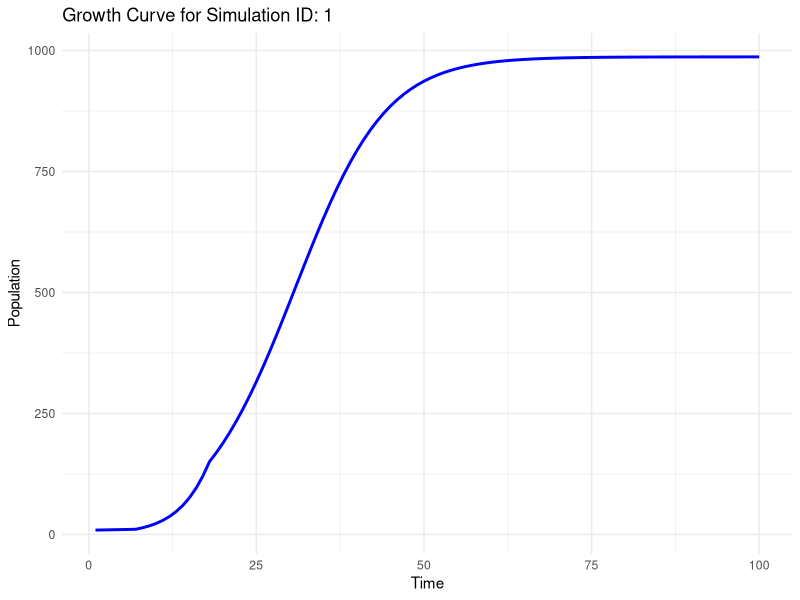

Write the R code that produced this figure.
#DNA to protein ttranslation function
translate_dna_to_protein <- function(dna_seq) {
  codon_table <- list(
    "UUU"="F", "UUC"="F",  # Phenylalanine
    "UUA"="L", "UUG"="L",  # Leucine
    "UCU"="S", "UCC"="S", "UCA"="S", "UCG"="S",  # Serine
    "UAU"="Y", "UAC"="Y",  # Tyrosine
    "UAA"="STOP", "UAG"="STOP", "UGA"="STOP",  # Stop codons
    "UGU"="C", "UGC"="C",  # Cysteine
    "UGG"="W",  # Tryptophan
    "CUU"="L", "CUC"="L", "CUA"="L", "CUG"="L",  # Leucine
    "CCU"="P", "CCC"="P", "CCA"="P", "CCG"="P",  # Proline
    "CAU"="H", "CAC"="H",  # Histidine
    "CAA"="Q", "CAG"="Q",  # Glutamine
    "CGU"="R", "CGC"="R", "CGA"="R", "CGG"="R",  # Arginine
    "AUU"="I", "AUC"="I", "AUA"="I",  # Isoleucine
    "AUG"="M",  # Methionine (Start codon)
    "ACU"="T", "ACC"="T", "ACA"="T", "ACG"="T",  # Threonine
    "AAU"="N", "AAC"="N",  # Asparagine
    "AAA"="K", "AAG"="K",  # Lysine
    "AGU"="S", "AGC"="S",  # Serine
    "AGA"="R", "AGG"="R",  # Arginine
    "GUU"="V", "GUC"="V", "GUA"="V", "GUG"="V",  # Valine
    "GCU"="A", "GCC"="A", "GCA"="A", "GCG"="A",  # Alanine
    "GAU"="D", "GAC"="D",  # Aspartic acid
    "GAA"="E", "GAG"="E",  # Glutamic acid
    "GGU"="G", "GGC"="G", "GGA"="G", "GGG"="G"   # Glycine
  )
  # Convert DNA to RNA (replace T with U)
  rna_seq <- gsub("T", "U", dna_seq)
  
  # Split RNA sequence into codons (triplets)
  codons <- substring(rna_seq, seq(1, nchar(rna_seq) - 2, 3), seq(3, nchar(rna_seq), 3))
  
  # Translate codons into amino acids
  protein <- unlist(lapply(codons, function(codon) codon_table[[codon]]))
  
  # Stop translation at the first "STOP" codon
  if ("STOP" %in% protein) {
    stop_index <- which(protein == "STOP")[1]  # Get the first stop codon index
    protein <- protein[1:(stop_index - 1)]  # Keep only amino acids before stop
  }
  
  # Return the final protein sequence as a string
  return(paste(protein, collapse = ""))
}
translate_dna_to_protein("AUGGCUAGGAUCGCCAUGUAA")

#logistic growth simulation function
library(ggplot2)
library(dplyr)

# Define function for generating a logistic growth curve
simulate_logistic_growth <- function(time_steps = 100, P0 = 10, K = 1000, r = 0.2) {
  lag_time <- sample(1:10, 1)   # Random lag phase duration
  exp_time <- sample(10:30, 1)  # Random exponential phase duration
  
  # Initialize population vector
  population <- numeric(time_steps)
  population[1] <- P0  
  
  # Simulate logistic growth over time
  for (t in 2:time_steps) {
    if (t <= lag_time) {
      population[t] <- population[t-1] + r * population[t-1] * 0.1
    } else if (t <= exp_time) {
      population[t] <- population[t-1] + r * population[t-1] * (1 - (population[t-1] / K))
    } else {
      population[t] <- population[t-1] + r * population[t-1] * (1 - (population[t-1] / K)) * 0.5
    }
  }
  
  # Return a dataframe
  return(data.frame(Time = 1:time_steps, Population = population))
}

# Generate a dataframe with 100 different growth curves
generate_multiple_growth_curves <- function(num_simulations = 100, time_steps = 100) {
  all_growth_data <- data.frame()  # Initialize an empty dataframe
  
  for (i in 1:num_simulations) {
    growth_data <- simulate_logistic_growth(time_steps = time_steps, 
                                            P0 = sample(5:15, 1),   # Varying initial population
                                            K = sample(900:1100, 1), # Slightly varying carrying capacity
                                            r = runif(1, 0.1, 0.3))  # Random growth rate
    
    growth_data$Simulation_ID <- i  # Add a column to label each simulation
    all_growth_data <- bind_rows(all_growth_data, growth_data)  # Combine results
  }
  
  return(all_growth_data)
}

# Run function to generate dataset
growth_curves_df <- generate_multiple_growth_curves()

# Select a single growth curve to plot (e.g., Simulation_ID = 1)
selected_curve_id <- 1
selected_curve <- growth_curves_df %>% filter(Simulation_ID == selected_curve_id)

# Plot only one selected growth curve
ggplot(selected_curve, aes(x = Time, y = Population)) +
  geom_line(color = "blue", size = 1) +
  labs(title = paste("Growth Curve for Simulation ID:", selected_curve_id), 
       x = "Time", y = "Population") +
  theme_minimal()

find_threshold_time <- function(growth_data, K = NULL, threshold_percent = 0.8) {
  if (is.null(K)) {
    K <- max(growth_data$Population)  # Assume K is the max population reached
  }
  
  threshold <- threshold_percent * K  # Calculate 80% of K
  
  # Find the first time where the population reaches or exceeds the threshold
  threshold_time <- min(growth_data$Time[growth_data$Population >= threshold], na.rm = TRUE)
  
  return(threshold_time)  # Returns the first time step where the threshold is met
}
# Select a single growth curve (e.g., Simulation_ID = 1)
selected_curve <- growth_curves_df %>% filter(Simulation_ID == 1)

# Find the time when it reaches 80% of carrying capacity
threshold_time <- find_threshold_time(selected_curve)

print(paste("Time to reach 80% of K:", threshold_time))

head(growth_curves_df)

#function for calculating Hamming distance
library(stringr)

calculate_hamming_distance <- function(string1, string2) {
  # Step 1: Make both strings the same length by padding with spaces
  max_length <- max(nchar(string1), nchar(string2))  # Find the longest string length
  string1 <- str_pad(string1, max_length, side = "right", pad = " ")  # Pad shorter string
  string2 <- str_pad(string2, max_length, side = "right", pad = " ")
  
  # Step 2: Convert strings to individual characters
  char1 <- unlist(strsplit(string1, ""))  
  char2 <- unlist(strsplit(string2, ""))  
  
  # Step 3: Compare characters and count differences
  hamming_distance <- sum(char1 != char2)  
  
  return(hamming_distance)  # Return the computed Hamming Distance
}

calculate_hamming_distance("mariamfolake","maraimfolakemi")



